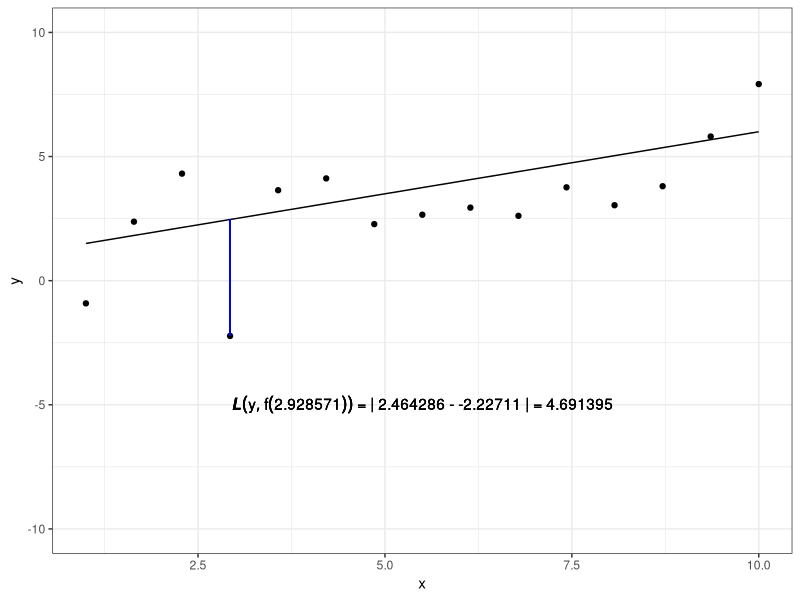
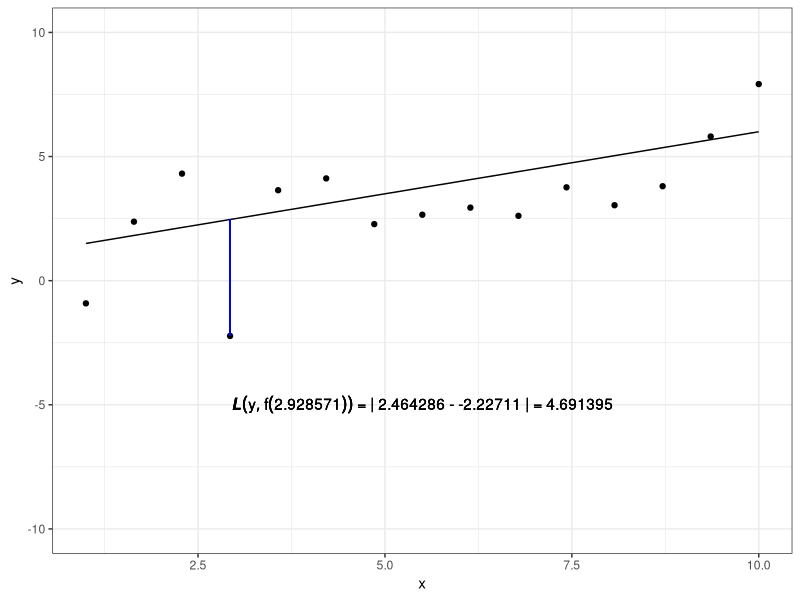

These charts were generated, in order, by the following R code:
##################################################################
####################Loss in a function ###########################
##################################################################
# Aim: show loss of a single observation

#######
#libraries
library(ggplot2)
library(gridExtra)
library(grid)

#######
# Create sample data
set.seed(1234)

#number of data points
n <- 15

# errors
sd <- 2
eps <- rnorm(n = n , mean = 0, sd = sd)

# x values
x <- seq (1,10,length.out = n)

#linear model 
b0 <- 1
b1 <- 0.5
y <- b0 + b1*x + eps


#####
#perfect model 
model_1 <- b0 + b1*x



 
data <- data.frame(x = x, y = y, model_1 = model_1) 


example_oberservation <- 4
  
loss  <- abs(model_1[example_oberservation]-y[example_oberservation])
  
loss_plot <-   ggplot(data = data, mapping = aes(x = x, y=y)) +
    geom_point() +
    geom_line (aes(x =x, y= model_1))+
    geom_segment(aes(x = x[example_oberservation], 
                       y = model_1[example_oberservation], 
                       xend = x[example_oberservation], 
                       yend = y[example_oberservation]),
                 colour = "blue")+
    #geom_segment(aes(xend = x, yend = model), alpha = .2) +
    theme_bw() +
    ylim(c(-10,10))+
    annotate("text", x = 5.5, y = -5, label = bquote(bolditalic(L)(y,f(bold(.(x[example_oberservation]))))~"="~"|"~.(model_1[example_oberservation])~"-"~.(y[example_oberservation])~"|"~"="~.(loss)))
    
  
loss_plot



ggsave("figure_man/ml-basic_riskmin-1-loss.png", loss_plot)


